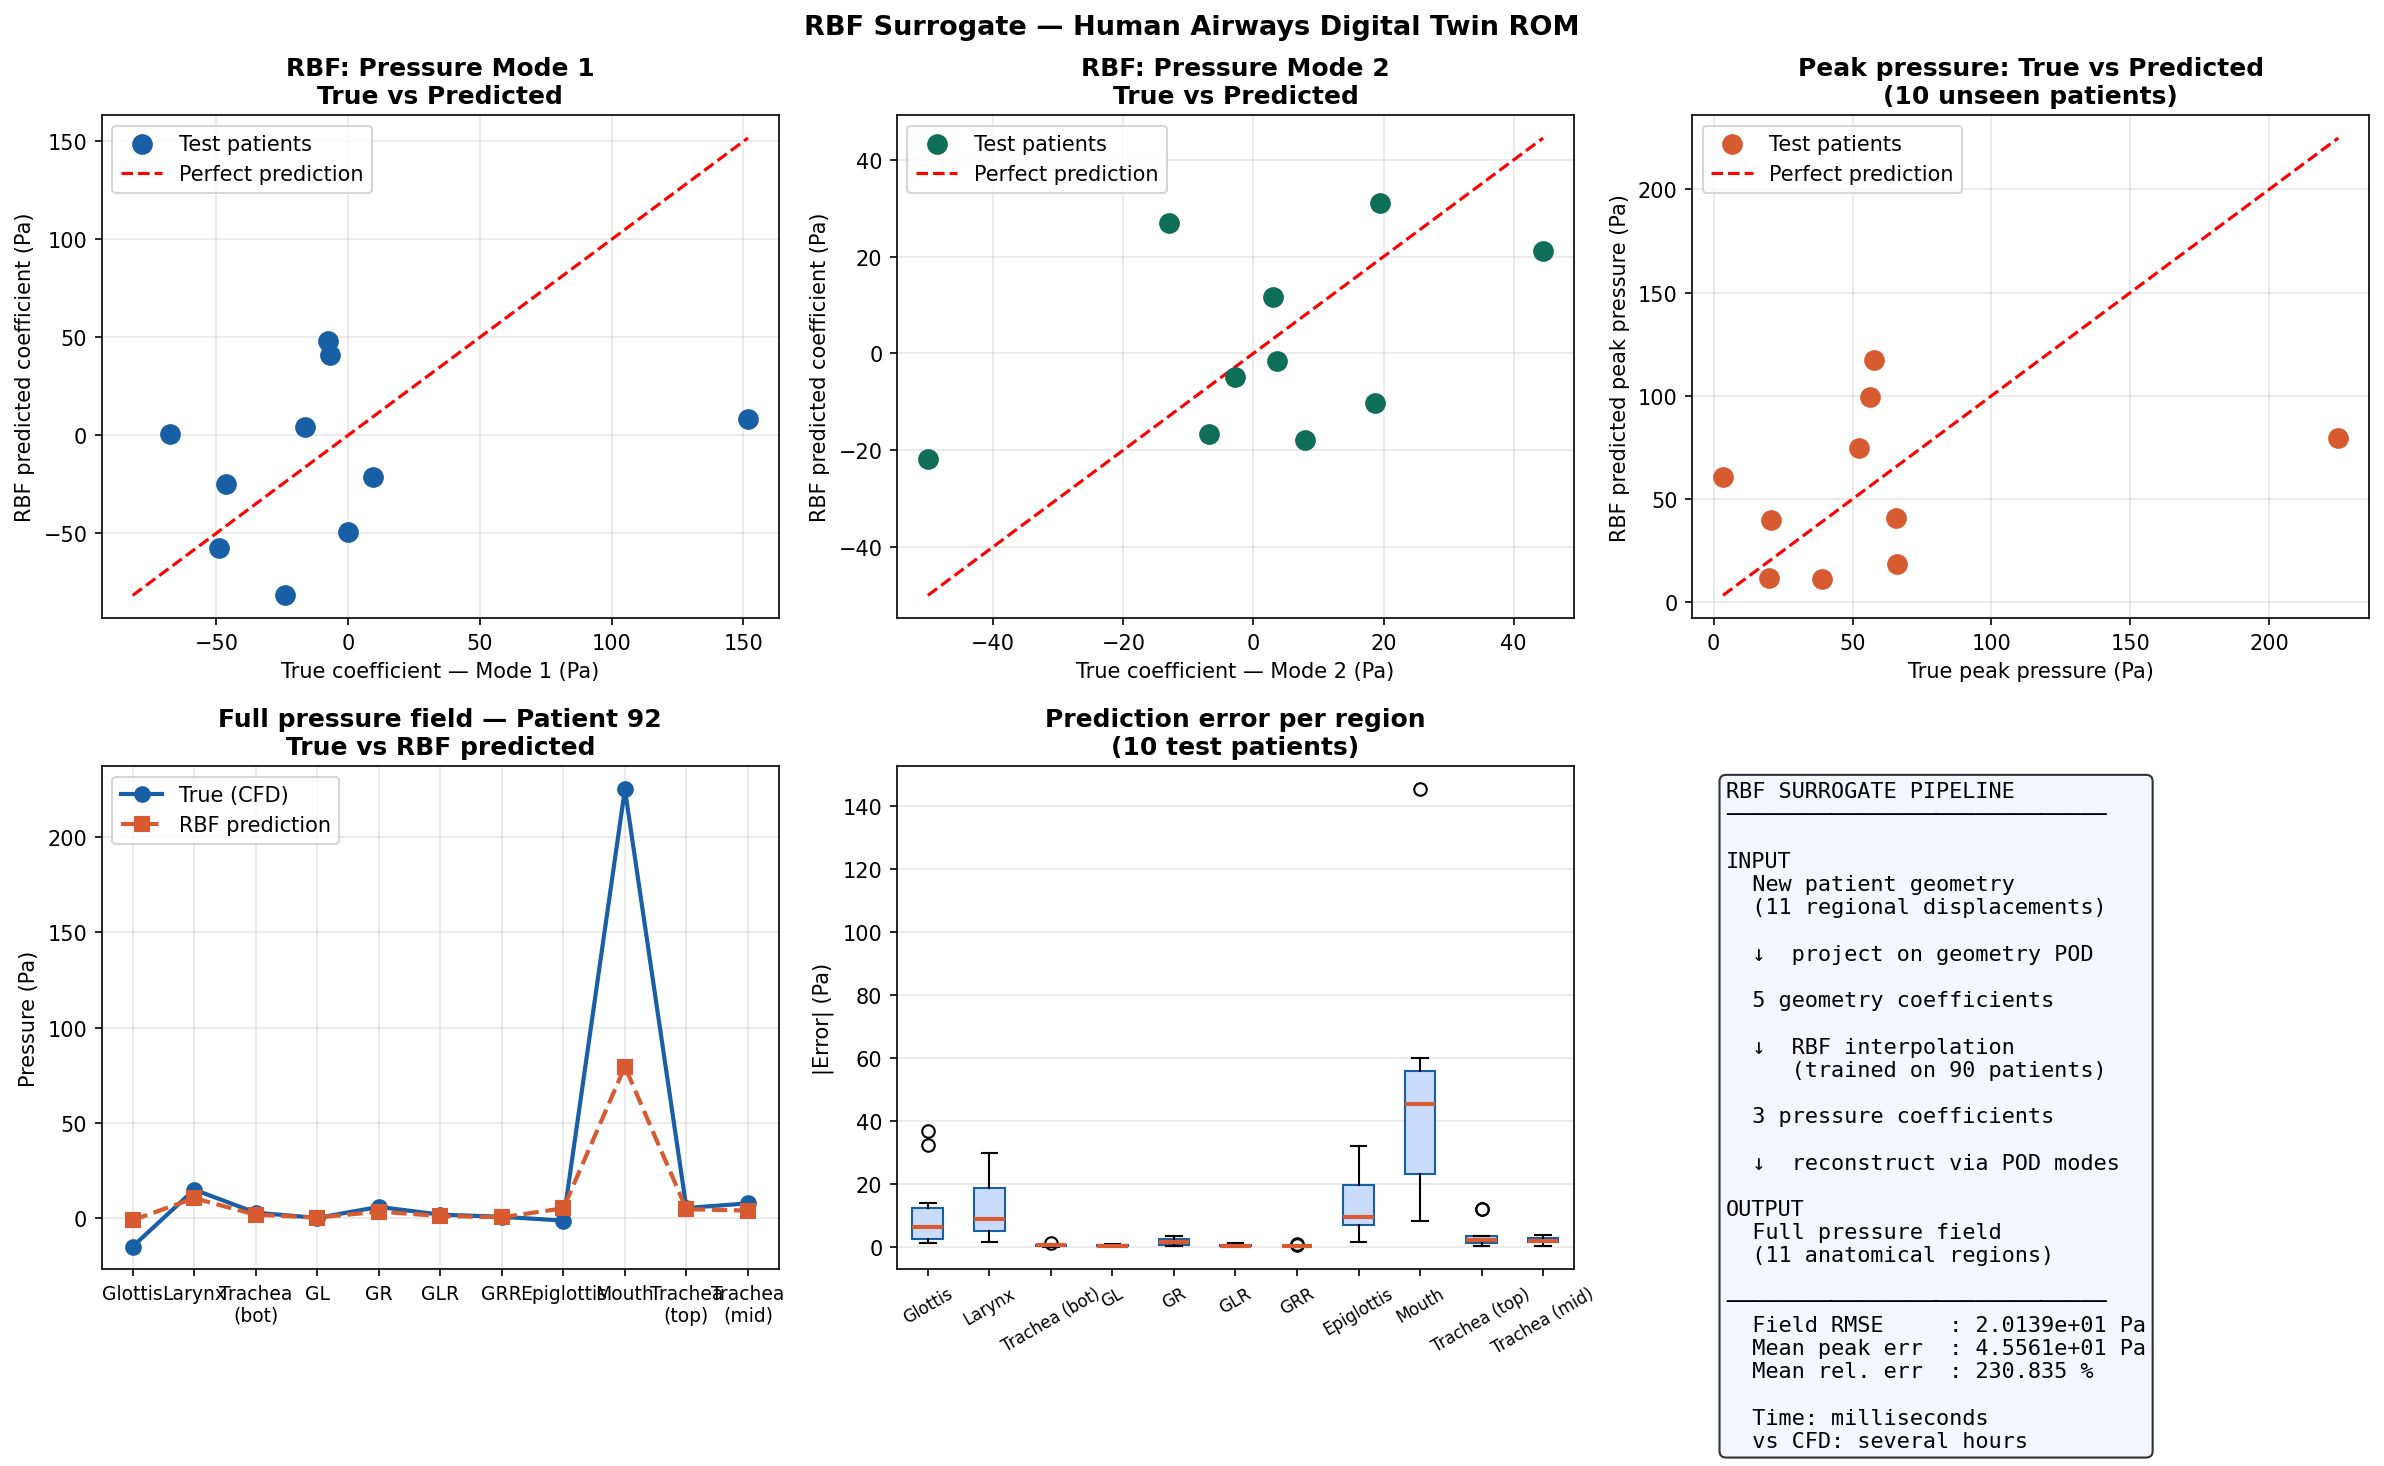

Here is the Python script that generated this plot:
# -*- coding: utf-8 -*-
"""
rbf_inference.py
================
RBF-based surrogate model: predicts pressure POD coefficients
from geometry POD coefficients for new unseen patients.

Inspired by POD_builder.py (Prof. Marco E. Biancolini, Tor Vergata).
Adapted for the Human Airways Digital Twin dataset (DiTiDE / EuroHPC).

This is the core of the Digital Twin ROM pipeline:

  geometry (regional displacements, mm)
       ↓  project onto geometry POD (k=11 modes)
  11 geometry coefficients
       ↓  RBF interpolation  ← trained on 90 patients
  5 pressure coefficients
       ↓  reconstruct from pressure POD modes
  full regional pressure field prediction (11 regions)

NOTE: This script represents an intermediate development step.
      The final Digital Twin pipeline is implemented in digital_twin_final.py
      which adds: three-regime surrogates, DOE input, optimised kernels.

What this script does:
  1. Builds geometry and pressure POD bases on 90 training patients.
  2. Projects all 100 patients onto both bases → coefficient vectors.
  3. Trains RBF interpolator: geo_coeffs → press_coeffs.
  4. Predicts pressure for 10 held-out test patients.
  5. Plots predicted vs true: coefficients, peak pressure, full field.
  6. Saves results to rbf_inference.png.

Usage
-----
    python rbf_inference.py

Dependencies
------------
    pip install numpy pandas matplotlib scipy scikit-learn
"""

import numpy as np
import pandas as pd
import matplotlib.pyplot as plt
from numpy.linalg import svd
from scipy.interpolate import RBFInterpolator

# ── CONFIG ────────────────────────────────────────────────────────────────────
RESULTS_CSV  = "results.csv"
PRESSURE_CSV = "pressure_results.csv"
DOE_CSV      = "doe.csv"

K_GEOM  = 5    # 5 modes: 99.46% geometry energy — matches final pipeline
K_PRESS = 3    # 3 modes: 99% pressure energy (confirmed on correct data)
N_TRAIN = 90
N_TEST  = 10

GEOM_COLS = [
    "glotis_max", "larynx_max", "upper_trachea_bottom_max",
    "gl_max", "gr_max", "glr_max", "grr_max",
    "epiglotis_max", "mouth_region_max",
    "upper_trachea_top_max", "upper_trachea_middle_max",
]
PRES_COLS = [
    "glotis_mean_Pa", "larynx_mean_Pa", "upper_trachea_bottom_mean_Pa",
    "gl_mean_Pa", "gr_mean_Pa", "glr_mean_Pa", "grr_mean_Pa",
    "epiglotis_mean_Pa", "mouth_region_mean_Pa",
    "upper_trachea_top_mean_Pa", "upper_trachea_middle_mean_Pa",
]
REGION_LABELS = [
    "Glottis", "Larynx", "Trachea\n(bot)", "GL", "GR",
    "GLR", "GRR", "Epiglottis", "Mouth", "Trachea\n(top)", "Trachea\n(mid)",
]

# ── LOAD DATA ─────────────────────────────────────────────────────────────────
def load_sorted(csv_path):
    df = pd.read_csv(csv_path)
    df["num"] = df["snapshot"].str.extract(r"(\d+)").astype(int)
    return df.sort_values("num").reset_index(drop=True)

print("[INFO] Loading data...")
results  = load_sorted(RESULTS_CSV)
pressure = load_sorted(PRESSURE_CSV)
doe      = pd.read_csv(DOE_CSV)

X_geom  = results[GEOM_COLS].values.T    # (11, 100)
X_press = pressure[PRES_COLS].values.T   # (11, 100)
n_snap  = X_geom.shape[1]

# ── TRAIN / TEST SPLIT ────────────────────────────────────────────────────────
# Random split — avoids extrapolation bias from sequential ordering
np.random.seed(42)
idx       = np.random.permutation(n_snap)
train_idx = idx[:N_TRAIN]
test_idx  = idx[N_TRAIN:]
print(f"[INFO] Train: {len(train_idx)} patients  |  Test: {len(test_idx)} patients")

# ── BUILD POD BASES (training data only) ─────────────────────────────────────
def build_pod(X_train, k):
    mean = np.mean(X_train, axis=1, keepdims=True)
    Xc   = X_train - mean
    U, S, _ = svd(Xc, full_matrices=False)
    energy = np.cumsum(S**2) / np.sum(S**2)
    k = min(k, U.shape[1])
    print(f"    Energy with k={k}: {energy[k-1]*100:.2f}%")
    return U[:, :k], mean, S, energy

print("\n[INFO] Building Geometry POD on 90 patients...")
U_geom,  mean_geom,  S_geom,  E_geom  = build_pod(X_geom[:, train_idx],  K_GEOM)

print("[INFO] Building Pressure POD on 90 patients...")
U_press, mean_press, S_press, E_press = build_pod(X_press[:, train_idx], K_PRESS)

# ── PROJECT ALL 100 PATIENTS ONTO BOTH BASES ─────────────────────────────────
def get_coeffs(X, U, mean):
    """Returns (n_snap, k) coefficient matrix."""
    return ((U.T @ (X - mean)).T)

geo_coeffs_all  = get_coeffs(X_geom,  U_geom,  mean_geom)   # (100, 11)
pres_coeffs_all = get_coeffs(X_press, U_press, mean_press)  # (100,  5)

print(f"\n[INFO] Geometry coefficients  : {geo_coeffs_all.shape}")
print(f"[INFO] Pressure coefficients  : {pres_coeffs_all.shape}")

# ── TRAIN RBF ─────────────────────────────────────────────────────────────────
geo_train  = geo_coeffs_all[train_idx]   # (90, K_GEOM)
pres_train = pres_coeffs_all[train_idx]  # (90, K_PRESS)

# Normalise geometry coefficients — critical for RBF performance
# POD modes have very different scales: mode 1 ~±200, mode 3 ~±0.5
# Without normalisation RBF ignores small modes entirely
geo_std   = geo_train.std(axis=0) + 1e-10
geo_train_norm = geo_train / geo_std

print(f"\n[INFO] Training RBF: {geo_train_norm.shape} → {pres_train.shape}")
print(f"[INFO] Geometry coeff std (normalisation factors): "
      f"{np.round(geo_std, 2)}")
rbf = RBFInterpolator(
    geo_train_norm,
    pres_train,
    kernel="thin_plate_spline",
    smoothing=1e-3,
)
print("[✓] RBF trained (with normalised input).")

# ── PREDICT ON TEST SET ───────────────────────────────────────────────────────
geo_test       = geo_coeffs_all[test_idx]                    # (10, K_GEOM)
geo_test_norm  = geo_test / geo_std                          # normalise same scale
pres_test_true = pres_coeffs_all[test_idx]                  # (10, K_PRESS) ground truth
pres_test_pred = rbf(geo_test_norm)                         # (10, K_PRESS) predicted

# Reconstruct full pressure fields
def reconstruct_field(coeffs, U, mean):
    """coeffs: (n, k) → field: (n_regions, n)"""
    return U @ coeffs.T + mean

field_true = reconstruct_field(pres_test_true, U_press, mean_press)  # (11, 10)
field_pred = reconstruct_field(pres_test_pred, U_press, mean_press)  # (11, 10)

# ── METRICS ───────────────────────────────────────────────────────────────────
coeff_rmse  = np.sqrt(np.mean((pres_test_pred - pres_test_true)**2, axis=0))
field_rmse  = np.sqrt(np.mean((field_pred - field_true)**2))
peak_true   = np.max(np.abs(field_true), axis=0)
peak_pred   = np.max(np.abs(field_pred), axis=0)
peak_err    = np.abs(peak_true - peak_pred)
rel_err_pct = (peak_err / peak_true) * 100

print("\n" + "=" * 60)
print("RBF INFERENCE — TEST SET (10 unseen patients)")
print("=" * 60)
for k in range(K_PRESS):
    print(f"  Pressure mode {k+1}: coeff RMSE = {coeff_rmse[k]:.6f} Pa")
print(f"\n  Field RMSE         : {field_rmse:.6f} Pa")
print(f"  Mean peak error    : {peak_err.mean():.6f} Pa")
print(f"  Mean relative err  : {rel_err_pct.mean():.3f} %")
print(f"  Max  relative err  : {rel_err_pct.max():.3f} %")

# ── PLOTS ─────────────────────────────────────────────────────────────────────
fig, axes = plt.subplots(2, 3, figsize=(16, 10))

# 1: Predicted vs true — pressure mode 1
ax = axes[0, 0]
ax.scatter(pres_test_true[:, 0], pres_test_pred[:, 0],
           color="#185FA5", s=80, zorder=3, label="Test patients")
lim = [min(pres_test_true[:, 0].min(), pres_test_pred[:, 0].min()),
       max(pres_test_true[:, 0].max(), pres_test_pred[:, 0].max())]
ax.plot(lim, lim, "r--", linewidth=1.5, label="Perfect prediction")
ax.set_xlabel("True coefficient — Mode 1 (Pa)")
ax.set_ylabel("RBF predicted coefficient (Pa)")
ax.set_title("RBF: Pressure Mode 1\nTrue vs Predicted", fontweight="bold")
ax.legend(); ax.grid(alpha=0.3)

# 2: Predicted vs true — pressure mode 2
ax = axes[0, 1]
ax.scatter(pres_test_true[:, 1], pres_test_pred[:, 1],
           color="#0F6E56", s=80, zorder=3, label="Test patients")
lim = [min(pres_test_true[:, 1].min(), pres_test_pred[:, 1].min()),
       max(pres_test_true[:, 1].max(), pres_test_pred[:, 1].max())]
ax.plot(lim, lim, "r--", linewidth=1.5, label="Perfect prediction")
ax.set_xlabel("True coefficient — Mode 2 (Pa)")
ax.set_ylabel("RBF predicted coefficient (Pa)")
ax.set_title("RBF: Pressure Mode 2\nTrue vs Predicted", fontweight="bold")
ax.legend(); ax.grid(alpha=0.3)

# 3: Peak pressure true vs predicted
ax = axes[0, 2]
ax.scatter(peak_true, peak_pred, color="#D85A30", s=80, zorder=3,
           label="Test patients")
lim = [min(peak_true.min(), peak_pred.min()),
       max(peak_true.max(), peak_pred.max())]
ax.plot(lim, lim, "r--", linewidth=1.5, label="Perfect prediction")
ax.set_xlabel("True peak pressure (Pa)")
ax.set_ylabel("RBF predicted peak pressure (Pa)")
ax.set_title("Peak pressure: True vs Predicted\n(10 unseen patients)",
             fontweight="bold")
ax.legend(); ax.grid(alpha=0.3)

# 4: Full field — one example patient
ax = axes[1, 0]
x = range(len(REGION_LABELS))
ax.plot(x, field_true[:, 0], "o-", color="#185FA5",
        linewidth=2, markersize=7, label="True (CFD)")
ax.plot(x, field_pred[:, 0], "s--", color="#D85A30",
        linewidth=2, markersize=7, label="RBF prediction")
ax.set_xticks(x)
ax.set_xticklabels(REGION_LABELS, fontsize=9)
ax.set_ylabel("Pressure (Pa)")
ax.set_title(f"Full pressure field — Patient {test_idx[0]+1}\nTrue vs RBF predicted",
             fontweight="bold")
ax.legend(); ax.grid(alpha=0.3)

# 5: Error per region (boxplot over 10 test patients)
ax = axes[1, 1]
err_per_region = np.abs(field_pred - field_true)  # (11, 10)
ax.boxplot(err_per_region.T,
           labels=[r.replace("\n", " ") for r in REGION_LABELS],
           patch_artist=True,
           boxprops=dict(facecolor="#CADCFC", color="#185FA5"),
           medianprops=dict(color="#D85A30", linewidth=2))
ax.set_ylabel("|Error| (Pa)")
ax.set_title("Prediction error per region\n(10 test patients)",
             fontweight="bold")
ax.tick_params(axis="x", labelsize=8, rotation=30)
ax.grid(alpha=0.3, axis="y")

# 6: Pipeline summary
ax = axes[1, 2]
ax.axis("off")
summary = (
    "RBF SURROGATE PIPELINE\n"
    "─────────────────────────────\n\n"
    "INPUT\n"
    "  New patient geometry\n"
    "  (11 regional displacements)\n\n"
    "  ↓  project on geometry POD\n\n"
    f"  {K_GEOM} geometry coefficients\n\n"
    "  ↓  RBF interpolation\n"
    f"     (trained on {N_TRAIN} patients)\n\n"
    f"  {K_PRESS} pressure coefficients\n\n"
    "  ↓  reconstruct via POD modes\n\n"
    "OUTPUT\n"
    "  Full pressure field\n"
    "  (11 anatomical regions)\n\n"
    "─────────────────────────────\n"
    f"  Field RMSE     : {field_rmse:.4e} Pa\n"
    f"  Mean peak err  : {peak_err.mean():.4e} Pa\n"
    f"  Mean rel. err  : {rel_err_pct.mean():.3f} %\n\n"
    "  Time: milliseconds\n"
    "  vs CFD: several hours"
)
ax.text(0.05, 0.97, summary, transform=ax.transAxes,
        fontsize=10.5, verticalalignment="top", fontfamily="monospace",
        bbox=dict(boxstyle="round", facecolor="#F0F4FF", alpha=0.8))

plt.suptitle("RBF Surrogate — Human Airways Digital Twin ROM",
             fontweight="bold", fontsize=13)
plt.tight_layout()
plt.savefig("rbf_inference.png", dpi=150, bbox_inches="tight")
plt.show()
print("\n[INFO] Saved → rbf_inference.png")

# ── DEMO: ONE NEW PATIENT ─────────────────────────────────────────────────────
print("\n" + "=" * 60)
print(f"DEMO: Predicting pressure for patient {test_idx[4]+1} (never seen by model)")
print("=" * 60)

i = test_idx[4]
geo_new  = geo_coeffs_all[[i]]          # (1, 11)
pred_c   = rbf(geo_new)                 # (1,  5)
pred_f   = reconstruct_field(pred_c, U_press, mean_press)  # (11, 1)
true_f   = X_press[:, i]

print(f"\n  {'Region':<22} {'True (Pa)':>12}  {'Predicted (Pa)':>14}  {'|Error| (Pa)':>13}")
print(f"  {'-'*65}")
for j, label in enumerate(REGION_LABELS):
    t = true_f[j]
    p = float(pred_f[j, 0])
    print(f"  {label.replace(chr(10),' '):<22} {t:>12.6f}  {p:>14.6f}  {abs(t-p):>13.6f}")

tp = float(np.max(np.abs(true_f)))
pp = float(np.max(np.abs(pred_f)))
print(f"\n  True peak pressure      : {tp:.6f} Pa")
print(f"  Predicted peak pressure : {pp:.6f} Pa")
print(f"  Relative error          : {abs(tp-pp)/tp*100:.3f} %")
print("\n[✓] Digital Twin surrogate working.")
print("    New patient → geometry coefficients → RBF → pressure field.")
print("    Prediction in milliseconds vs hours for full CFD simulation.")
